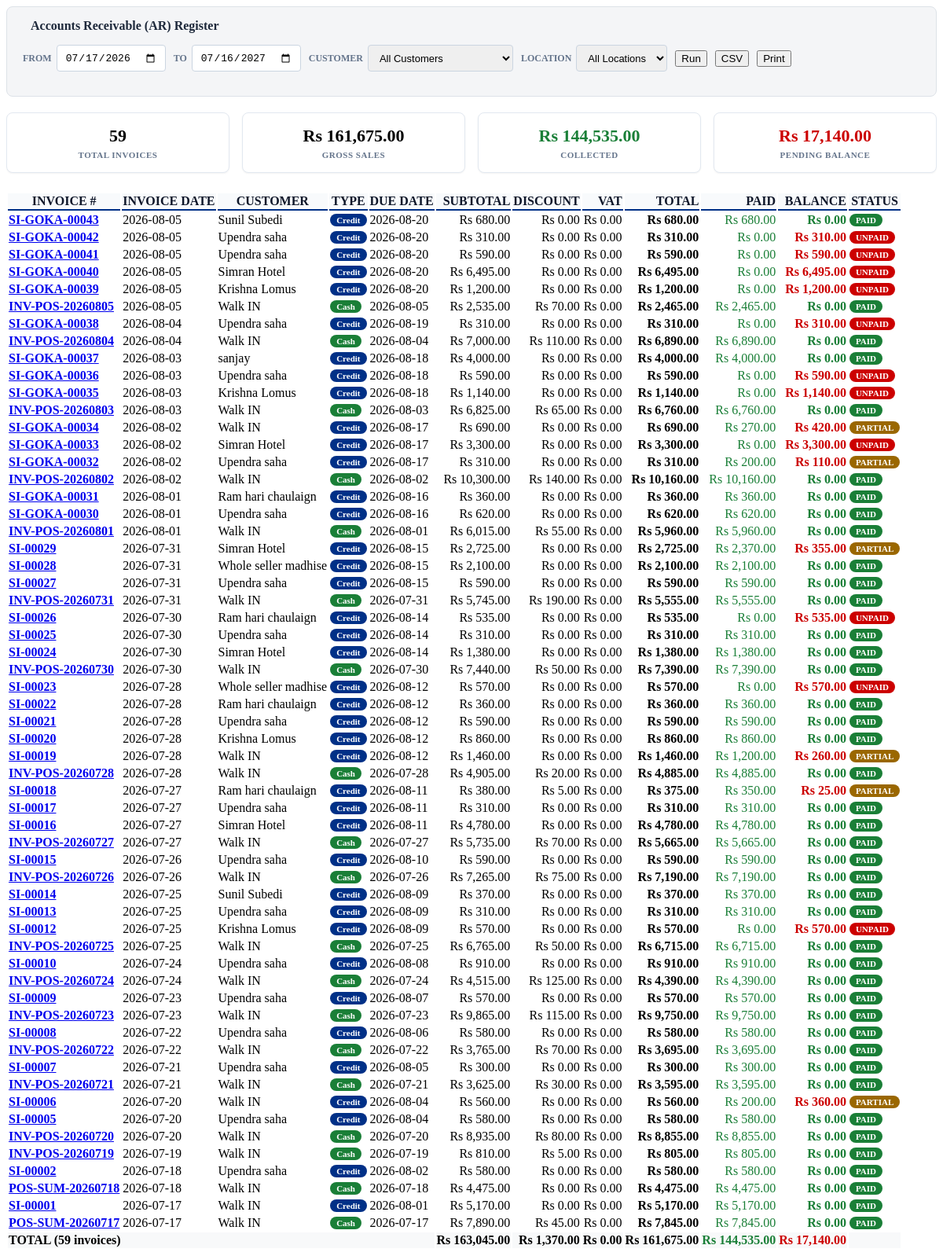
The app's page /forms/modules/reports/customers/ar_register_list.php with its own data.
### tables this page shows
CREATE TABLE `system_info` (
  `id` int(30) NOT NULL,
  `meta_field` text NOT NULL,
  `meta_value` text NOT NULL
);

### database/DBConnection.php (called while the page is built, shortened)
<?php
class DBConnection
{
    private $host = 'localhost';
    private $username = 'root';
    private $password = '';
    private $database = 'sms_db';
    private $conn;
    private static $instance       = null;
    private function __construct()
    {
        try {
            $this->conn = new PDO(
                "mysql:host={$this->host};dbname={$this->database};charset=utf8mb4",
                $this->username,
                $this->password,
                [
                    PDO::ATTR_ERRMODE            => PDO::ERRMODE_EXCEPTION,
                    PDO::ATTR_DEFAULT_FETCH_MODE => PDO::FETCH_ASSOC,
                    PDO::ATTR_EMULATE_PREPARES   => false,
                    PDO::MYSQL_ATTR_USE_BUFFERED_QUERY => true,
                    PDO::ATTR_PERSISTENT         => false,
                ]
            );
            $this->conn->exec("SET SESSION sql_mode = 'STRICT_TRANS_TABLES,NO_ZERO_DATE,NO_ZERO_IN_DATE,ERROR_FOR_DIVISION_BY_ZERO';");
        } catch (PDOException $e) {
            die("Connection failed: " . $e->getMessage());
        }
    }
    public function initAccountTypeMaster()
    {
        try {
            $sqlCreateTable = "CREATE TABLE IF NOT EXISTS `AccountTypeMaster` (
              `AccountTypeId` INT AUTO_INCREMENT PRIMARY KEY,
              `AccountTypeName` VARCHAR(100) NOT NULL UNIQUE,
              `Category` ENUM('Asset', 'Liability', 'Equity', 'Income', 'Expense') NOT NULL,
              `NormalBalance` ENUM('Debit', 'Credit') NOT NULL,
              `Description` VARCHAR(255) NULL,
              `IsSystem` TINYINT(1) NOT NULL DEFAULT 1,
              `IsActive` TINYINT(1) NOT NULL DEFAULT 1,
              `SortOrder` INT NOT NULL DEFAULT 0,
              `created_at` TIMESTAMP DEFAULT CURRENT_TIMESTAMP,
              `updated_at` TIMESTAMP DEFAULT CURRENT_TIMESTAMP ON UPDATE CURRENT_TIMESTAMP
            ) ENGINE=InnoDB DEFAULT CHARSET=utf8mb4 COLLATE=utf8mb4_general_ci;";
            $this->conn->exec($sqlCreateTable);
            $this->conn->exec("
                UPDATE accounts a
                JOIN AccountTypeMaster atm ON (
                    (a.account_subtype IN ('bank', 'cash') AND atm.AccountTypeName = 'Bank') OR
                    (a.account_subtype = 'receivable' AND atm.AccountTypeName = 'Accounts Receivable') OR
                    (a.account_subtype = 'inventory' AND atm.AccountTypeName = 'Inventory Asset') OR
                    (a.account_subtype = 'payable' AND atm.AccountTypeName = 'Accounts Payable') OR
                    (a.account_subtype = 'tax' AND atm.AccountTypeName = 'Other Current Liability') OR
                    (a.account_subtype = 'cogs' AND atm.AccountTypeName = 'Cost of Goods Sold') OR
                    (a.account_subtype = 'sales' AND atm.AccountTypeName = 'Sales Income') OR
                    (a.account_name LIKE '%Fixed Asset%' AND atm.AccountTypeName = 'Fixed Asset') OR
                    (a.account_name LIKE '%Capital%' AND atm.AccountTypeName = 'Owner\'s Equity') OR
                    (a.account_name LIKE '%Retained Earnings%' AND atm.AccountTypeName = 'Retained Earnings') OR
                    (a.account_name LIKE '%Income Summary%' AND atm.AccountTypeName = 'Current Year Earnings') OR
                    (a.account_name LIKE '%Operating%' AND atm.AccountTypeName = 'Operating Expense') OR
                    (a.account_type = 'expense' AND a.account_subtype = 'other' AND atm.AccountTypeName = 'Operating Expense') OR
                    (a.account_type = 'asset' AND a.account_subtype = 'other' AND atm.AccountTypeName = 'Other Current Asset') OR
                    (a.account_type = 'liability' AND a.account_subtype = 'other' AND atm.AccountTypeName = 'Other Current Liability') OR
                    (a.account_type = 'equity' AND a.account_subtype = 'other' AND atm.AccountTypeName = 'Owner\'s Equity') OR
                    (a.account_type = 'income' AND a.account_subtype = 'other' AND atm.AccountTypeName = 'Other Income')
                )
                SET a.account_type_id = atm.AccountTypeId
                WHERE a.account_type_id IS NULL;
            ");
            $this->conn->exec("
                UPDATE accounts a
                JOIN AccountTypeMaster atm ON (
                    (a.account_type = 'asset' AND atm.AccountTypeName = 'Other Current Asset') OR
                    (a.account_type = 'liability' AND atm.AccountTypeName = 'Other Current Liability') OR
                    (a.account_type = 'equity' AND atm.AccountTypeName = 'Owner\'s Equity') OR
                    (a.account_type = 'income' AND atm.AccountTypeName = 'Other Income') OR
                    (a.account_type = 'expense' AND atm.AccountTypeName = 'Operating Expense')
                )
                SET a.account_type_id = atm.AccountTypeId
                WHERE a.account_type_id IS NULL;
            ");
            $this->conn->exec("
                UPDATE accounts a
                JOIN AccountTypeMaster atm ON a.account_type_id = atm.AccountTypeId
                SET a.account_subtype = atm.AccountTypeName,
                    a.account_type = LOWER(atm.Category),
                    a.normal_balance = LOWER(atm.NormalBalance);
            ");
        } catch (Exception $e) {
            error_log("initAccountTypeMaster error: " . $e->getMessage());
        }
    }
    public function initLocationMaster()
    {
        try {
            $sqlCreateTable = "CREATE TABLE IF NOT EXISTS `locations` (
              `id` VARCHAR(36) PRIMARY KEY,
              `name` VARCHAR(100) NOT NULL UNIQUE,
              `type` VARCHAR(50) NOT NULL DEFAULT 'Warehouse',
              `description` VARCHAR(255) NULL,
              `is_active` TINYINT(1) NOT NULL DEFAULT 1,
              `is_deleted` TINYINT(1) NOT NULL DEFAULT 0,
              `created_at` TIMESTAMP DEFAULT CURRENT_TIMESTAMP,
              `updated_at` TIMESTAMP DEFAULT CURRENT_TIMESTAMP ON UPDATE CURRENT_TIMESTAMP,
              `deleted_at` DATETIME NULL
            ) ENGINE=InnoDB DEFAULT CHARSET=utf8mb4 COLLATE=utf8mb4_general_ci;";
            $this->conn->exec($sqlCreateTable);
            $defLocRow = $this->conn->query("SELECT id FROM `locations` WHERE `is_default` = 1 AND `is_deleted` = 0 LIMIT 1")->fetch();
            $defaultLocId = $defLocRow['id'] ?? 'loc-main-retail';
            $this->conn->exec("UPDATE `transaction_headers` SET `location_id` = '{$defaultLocId}' WHERE `location_id` IS NULL OR `location_id` = ''");
        } catch (Exception $e) {
            error_log("initLocationMaster error: " . $e->getMessage());
        }
    }
    public function initPasswordResetsTable()
    {
        try {
            $sqlCreateTable = "CREATE TABLE IF NOT EXISTS `password_resets` (
              `id` INT AUTO_INCREMENT PRIMARY KEY,
              `user_id` VARCHAR(36) NOT NULL,
              `username` VARCHAR(50) NOT NULL,
              `email` VARCHAR(150) NOT NULL,
              `token` VARCHAR(255) NOT NULL,
              `otp_code` VARCHAR(6) NOT NULL,
              `expires_at` DATETIME NOT NULL,
              `is_used` TINYINT(1) DEFAULT 0,
              `created_at` TIMESTAMP DEFAULT CURRENT_TIMESTAMP,
              KEY `idx_token` (`token`),
              KEY `idx_user_id` (`user_id`),
              KEY `idx_otp` (`otp_code`)
            ) ENGINE=InnoDB DEFAULT CHARSET=utf8mb4 COLLATE=utf8mb4_general_ci;";
            $this->conn->exec($sqlCreateTable);
        } catch (Exception $e) {
            error_log("initPasswordResetsTable error: " . $e->getMessage());
        }
    }
    public function initExpensesTableFix()
    {
        try {
            $this->conn->exec("ALTER TABLE `expenses` MODIFY COLUMN `tax_amount` DECIMAL(14,2) NOT NULL DEFAULT 0.00");
        } catch (Exception $e) {
            error_log("initExpensesTableFix error: " . $e->getMessage());
        }
    }
    public static function getInstance()
    {
        if (!self::$instance) {
            self::$instance = new DBConnection();
            self::$instance->bootSchema();
        }
        return self::$instance;
    }
    public function fetchOne($sql, $params = [])
    {
        $stmt = $this->conn->prepare($sql);
        $stmt->execute($params);
        return $stmt->fetch();
    }
    public function fetchAll($sql, $params = [])
    {
        $stmt = $this->conn->prepare($sql);
        $stmt->execute($params);
        return $stmt->fetchAll();
    }
}
function db()
{
    return DBConnection::getInstance();
}
?>

### forms/modules/reports/customers/ar_register_list.php (the view, shortened to what this page needs)
<?php
require_once 'database/DBConnection.php';
require_once 'forms/modules/reports/rpt_helpers.php';
$db = db();
$fy         = rpt_get_current_fiscal_year_dates();
$today      = date('Y-m-d');
$date_from  = $_GET['date_from']   ?? $fy['start_date'];
$date_to    = $_GET['date_to']     ?? $fy['end_date'];
$customer_id = $_GET['customer_id'] ?? '';
$customers_list = $db->fetchAll("SELECT id, full_name FROM customers WHERE is_deleted = 0 ORDER BY full_name ASC");
$customer_options = ['' => 'All Customers'];
foreach ($customers_list as $c) {
    $customer_options[$c['id']] = $c['full_name'];
}
$loc_sql_th = rpt_location_sql('th');
$where_cust = ($customer_id !== '') ? " AND ci.customer_id = '$customer_id'" : "";
$where_cust_j = ($customer_id !== '') ? " AND (j.party_id = '$customer_id' OR th.party_id = '$customer_id')" : "";
$sql = "
    SELECT
        'customer_invoice' as doc_type,
        th.id as header_id,
        th.txn_date,
        th.txn_number,
        c.full_name as customer_name,
        ci.invoice_number,
        ci.invoice_date,
        ci.due_date,
        ci.sale_type,
        ci.subtotal,
        ci.discount_amount,
        ci.tax_amount,
        ci.total_amount,
        ci.amount_paid,
        ci.balance_due,
        ci.payment_status
    FROM customer_invoices ci
    JOIN transaction_headers th ON ci.header_id = th.id
    LEFT JOIN customers c ON ci.customer_id = c.id
    WHERE th.is_deleted = 0
      AND th.status NOT IN ('void', 'voided', 'draft')
      AND th.txn_date BETWEEN ? AND ? {$where_cust} {$loc_sql_th}
    UNION ALL
    SELECT
        'journal' as doc_type,
        th.id as header_id,
        th.txn_date,
        th.txn_number,
        c.full_name as customer_name,
        th.txn_number as invoice_number,
        th.txn_date as invoice_date,
        th.txn_date as due_date,
        'journal' as sale_type,
        0.00 as subtotal,
        0.00 as discount_amount,
        0.00 as tax_amount,
        SUM(CASE WHEN j.entry_type = 'debit' THEN j.amount ELSE -j.amount END) as total_amount,
        COALESCE(SUM(CAST(SUBSTRING_INDEX(tl.link_type, ':', -1) AS DECIMAL(10,2))), 0.00) as amount_paid,
        (SUM(CASE WHEN j.entry_type = 'debit' THEN j.amount ELSE -j.amount END) - COALESCE(SUM(CAST(SUBSTRING_INDEX(tl.link_type, ':', -1) AS DECIMAL(10,2))), 0.00)) as balance_due,
        CASE WHEN (SUM(CASE WHEN j.entry_type = 'debit' THEN j.amount ELSE -j.amount END) - COALESCE(SUM(CAST(SUBSTRING_INDEX(tl.link_type, ':', -1) AS DECIMAL(10,2))), 0.00)) <= 0.01 THEN 'paid' ELSE 'unpaid' END as payment_status
    FROM journal_entries j
    JOIN transaction_headers th ON j.header_id = th.id
    LEFT JOIN customers c ON COALESCE(j.party_id, th.party_id) = c.id
    LEFT JOIN transaction_links tl ON tl.child_id = th.id AND tl.link_type LIKE 'payment:%'
    WHERE (j.party_type = 'customer' OR j.party_type IS NULL)
      AND (j.party_id IS NOT NULL OR th.party_id IS NOT NULL)
      AND th.is_deleted = 0
      AND th.status NOT IN ('void', 'voided', 'draft')
      AND th.txn_type IN ('Journal', 'journal_entry')
      AND th.txn_date BETWEEN ? AND ? {$where_cust_j} {$loc_sql_th}
    GROUP BY th.id, th.txn_date, th.txn_number, c.full_name
    ORDER BY txn_date DESC, txn_number DESC
";
$params = [$date_from, $date_to, $date_from, $date_to];
$rows = $db->fetchAll($sql, $params);
$total_subtotal = array_sum(array_column($rows, 'subtotal'));
$total_discount = array_sum(array_column($rows, 'discount_amount'));
$total_tax      = array_sum(array_column($rows, 'tax_amount'));
$total_amount   = array_sum(array_column($rows, 'total_amount'));
$total_paid     = array_sum(array_column($rows, 'amount_paid'));
$total_balance  = array_sum(array_column($rows, 'balance_due'));
?>
<?php rpt_filter_bar('Accounts Receivable (AR) Register', [
    ['name'=>'date_from',  'label'=>'From',    'type'=>'date','default'=>date('Y-m-01')],
    ['name'=>'date_to',    'label'=>'To',      'type'=>'date','default'=>$today],
    ['name'=>'customer_id','label'=>'Customer','type'=>'select','default'=>'','options'=>$customer_options]
], 'tbl-ar-reg'); ?>
<div class="rpt-summary">
    <div class="rpt-summary-card"><div class="val"><?= count($rows) ?></div><div class="lbl">Total Invoices</div></div>
    <div class="rpt-summary-card"><div class="val"><?= rpt_currency($total_amount) ?></div><div class="lbl">Gross Sales</div></div>
    <div class="rpt-summary-card"><div class="val" style="color:#1a7f37"><?= rpt_currency($total_paid) ?></div><div class="lbl">Collected</div></div>
    <div class="rpt-summary-card"><div class="val" style="color:#c00"><?= rpt_currency($total_balance) ?></div><div class="lbl">Pending Balance</div></div>
</div>
<div class="ns-portlet">
  <div class="ns-portlet-content">
    <table class="ns-table" id="tbl-ar-reg">
      <thead>
        <tr>
          <th>Invoice #</th>
          <th>Invoice Date</th>
          <th>Customer</th>
          <th>Type</th>
          <th>Due Date</th>
          <th style="text-align:right">Subtotal</th>
          <th style="text-align:right">Discount</th>
          <th style="text-align:right">VAT</th>
          <th style="text-align:right">Total</th>
          <th style="text-align:right">Paid</th>
          <th style="text-align:right">Balance</th>
          <th>Status</th>
        </tr>
      </thead>
      <tbody>
      <?php if (!empty($rows)): foreach ($rows as $r):
        $status_colors = ['unpaid'=>'#c00','partial'=>'#9a6700','paid'=>'#1a7f37'];
        $sc = $status_colors[strtolower($r['payment_status'])] ?? '#888';
      ?>
        <tr>
          <td style="font-weight:600"><a href="?page=transactions/view&id=<?= $r['header_id'] ?>"><?= htmlspecialchars($r['txn_number']) ?></a></td>
          <td><?= rpt_date($r['txn_date']) ?></td>
          <td><?= htmlspecialchars($r['customer_name'] ?? 'N/A') ?></td>
          <td><?= rpt_badge(ucfirst($r['sale_type']), $r['sale_type']==='cash' ? '#1a7f37' : '#003087') ?></td>
          <td><?= $r['due_date'] ? rpt_date($r['due_date']) : '-' ?></td>
          <td style="text-align:right"><?= rpt_currency($r['subtotal']) ?></td>
          <td style="text-align:right"><?= rpt_currency($r['discount_amount']) ?></td>
          <td style="text-align:right"><?= rpt_currency($r['tax_amount']) ?></td>
          <td style="text-align:right;font-weight:600"><?= rpt_currency($r['total_amount']) ?></td>
          <td style="text-align:right;color:#1a7f37"><?= rpt_currency($r['amount_paid']) ?></td>
          <td style="text-align:right;color:<?= $r['balance_due']>0.01?'#c00':'#1a7f37' ?>;font-weight:600"><?= rpt_currency($r['balance_due']) ?></td>
          <td><?= rpt_badge(strtoupper($r['payment_status'] ?: 'UNPAID'), $sc) ?></td>
        </tr>
      <?php endforeach; endif; ?>
      </tbody>
      <tfoot>
        <tr style="font-weight:700;background:#f8f9fa">
          <td colspan="5">TOTAL (<?= count($rows) ?> invoices)</td>
          <td style="text-align:right"><?= rpt_currency($total_subtotal) ?></td>
          <td style="text-align:right"><?= rpt_currency($total_discount) ?></td>
          <td style="text-align:right"><?= rpt_currency($total_tax) ?></td>
          <td style="text-align:right"><?= rpt_currency($total_amount) ?></td>
          <td style="text-align:right;color:#1a7f37"><?= rpt_currency($total_paid) ?></td>
          <td style="text-align:right;color:#c00"><?= rpt_currency($total_balance) ?></td>
          <td></td>
        </tr>
      </tfoot>
    </table>
  </div>
</div>

### records on screen
system_info: meta_value "Rs 161,675.00", meta_value "Rs 144,535.00", meta_value "Rs 17,140.00", meta_value "Rs 163,045.00", meta_value "Rs 1,370.00", meta_value "Rs 0.00"

### other values on screen
$title "Accounts Receivable (AR) Register"
$f['label'] "FROM"
$f['label'] "TO"
$f['label'] "CUSTOMER"
$f['label'] "LOCATION"
count($rows) "59"
$r['txn_number'] "SI-GOKA-00043"
rpt_date($r['txn_date']) "2026-08-05"
$r['customer_name'] "Sunil Subedi"
$text "Credit PAID"
rpt_date($r['due_date']) "2026-08-20"
rpt_currency($r['subtotal']) "Rs 680.00"
rpt_currency($r['discount_amount']) "Rs 0.00"
rpt_currency($r['tax_amount']) "Rs 0.00"
rpt_currency($r['total_amount']) "Rs 680.00"
